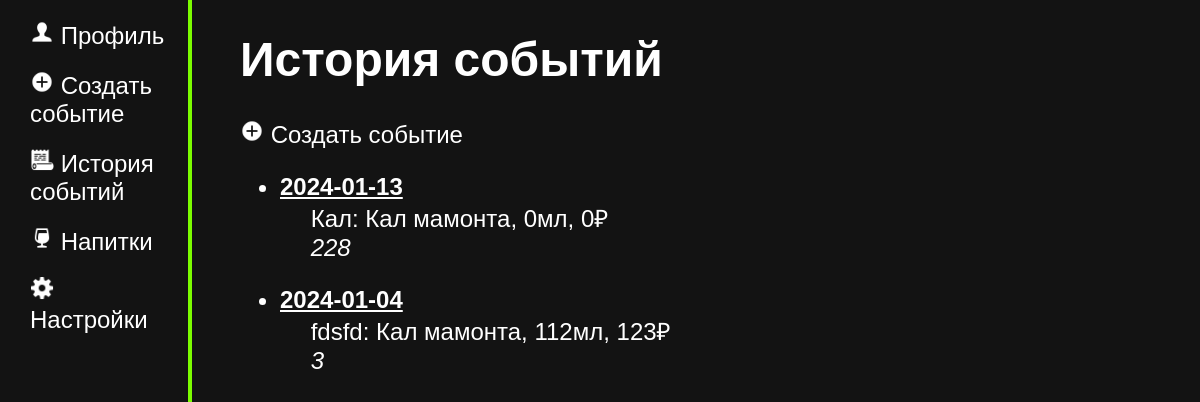
The app's page /history (signed in), older data.
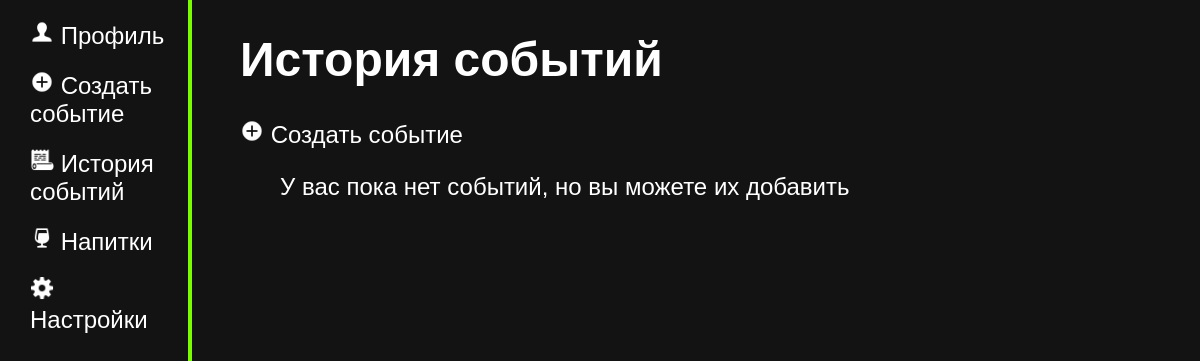
The same page, newer data.
### tables this page shows
CREATE TABLE events
(
    id INTEGER PRIMARY KEY AUTOINCREMENT,
    user_id INTEGER,
    drink_id INTEGER,
    drink_title TEXT,
    title TEXT,
    event_date DATE NOT NULL,
    volume INTEGER,
    money_spent INTEGER,
    descript TEXT,

    FOREIGN KEY(user_id) REFERENCES user(id) ON UPDATE CASCADE,
    FOREIGN KEY (drink_title) REFERENCES drink(title) ON UPDATE CASCADE,
    FOREIGN KEY(drink_id) REFERENCES drink(id) ON UPDATE CASCADE
);

### main.py (the view)
@app.route("/history")
@login_required
def history():
    events = D.get_events(current_user.get_id())
    print(events)
    return render_template("history.html", events = events)

### data.py (called while the page is built)
    def get_user(self, user_id):
        try:
            self.cursor.execute(f"SELECT * FROM user WHERE id = {user_id} LIMIT 1")
            user = self.cursor.fetchone()
            return user
        except error:
                print("ОШИБКА! " + str(error))

    def get_events(self, user_id):
        try:
            self.cursor.execute(f"SELECT id, title, drink_title, event_date, volume, money_spent, descript FROM events WHERE user_id = {user_id} ORDER BY event_date DESC")
            events = self.cursor.fetchall()
            return events
        except error:
                print("ОШИБКА! " + str(error))

### main.py (called while the page is built)
@login_manager.user_loader
def load_user(user_id):
    print("load user")
    return User().fromDB(user_id, D)

def connect_db():
    connect = sqlite3.connect(app.config['DATABASE'])
    connect.row_factory = sqlite3.Row
    return connect

def get_db():
    if not hasattr(g, "link_db"):
        g.link_db = connect_db()
        print("БАЗА ДАННЫХ ПОЛУЧЕНА")
    return g.link_db

@app.before_request
def before_request():
    global D
    db = get_db()
    D = Data(db)

### user.py (called while the page is built)
    def fromDB(self, user_id, db):
        self.__user = db.get_user(user_id)
        return self

### templates/history.html (shortened to what this page needs)
{% extends 'base.html' %}
{%block body%}
<div class="main">
    <h1>История событий</h1>
    <p><img src="/static/img/add.png" style="height: 24px;"> <a href="/create_event">Создать событие</a></p>
    <ul>
        {%if events%}
        {%for i in events%}
        <div class = "event">
        <li>
            <p> <b><u>{{i.event_date}}</u></b> <a href="{{url_for('delete_event', event_id = i.id)}}"><img src="static/img/delete.png" alt="Удалить" class ="hidden"></a>
                <br> &emsp; {{i.title}}: {{i.drink_title}}, {{i.volume}}мл, {{i.money_spent}}₽
                <br> &emsp; <i>{{i.descript}}</i>
            </p>
        </li></div>
        {%endfor%}
        {%else%}
        <p>У вас пока нет событий, но вы можете их добавить</p>
        {%endif%}
    </ul>
</div>
{%endblock body%}

Row changes from the older to the newer data that the page shows:
removed events: event_date "2024-01-13", title "Кал", drink_title "Кал мамонта", volume "0", money_spent "0", descript "228"
removed events: event_date "2024-01-04", title "fdsfd", drink_title "Кал мамонта", volume "112", money_spent "123", descript "3"
Text that changed along with them:
text now shown: "У вас пока нет событий, но вы можете их добавить"
